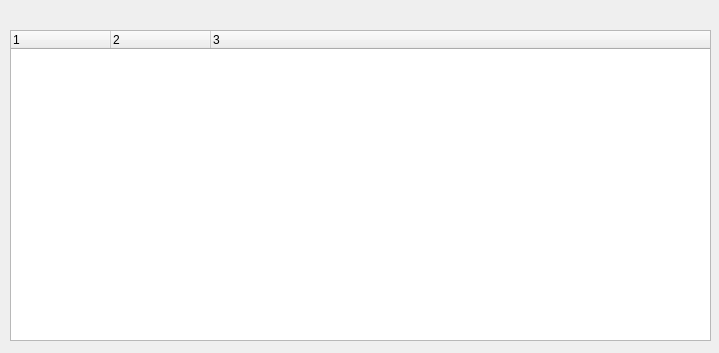
<?xml version="1.0" encoding="UTF-8"?>
<ui version="4.0">
 <class>SaxXml</class>
 <widget class="QMainWindow" name="SaxXml">
  <property name="geometry">
   <rect>
    <x>0</x>
    <y>0</y>
    <width>719</width>
    <height>353</height>
   </rect>
  </property>
  <property name="windowTitle">
   <string>Form</string>
  </property>
  <widget class="QTreeWidget" name="treeWidget">
   <property name="geometry">
    <rect>
     <x>10</x>
     <y>30</y>
     <width>701</width>
     <height>311</height>
    </rect>
   </property>
   <property name="columnCount">
    <number>3</number>
   </property>
   <attribute name="headerDefaultSectionSize">
    <number>100</number>
   </attribute>
   <column>
    <property name="text">
     <string notr="true">1</string>
    </property>
   </column>
   <column>
    <property name="text">
     <string notr="true">2</string>
    </property>
   </column>
   <column>
    <property name="text">
     <string notr="true">3</string>
    </property>
   </column>
  </widget>
 </widget>
 <resources/>
 <connections/>
</ui>
